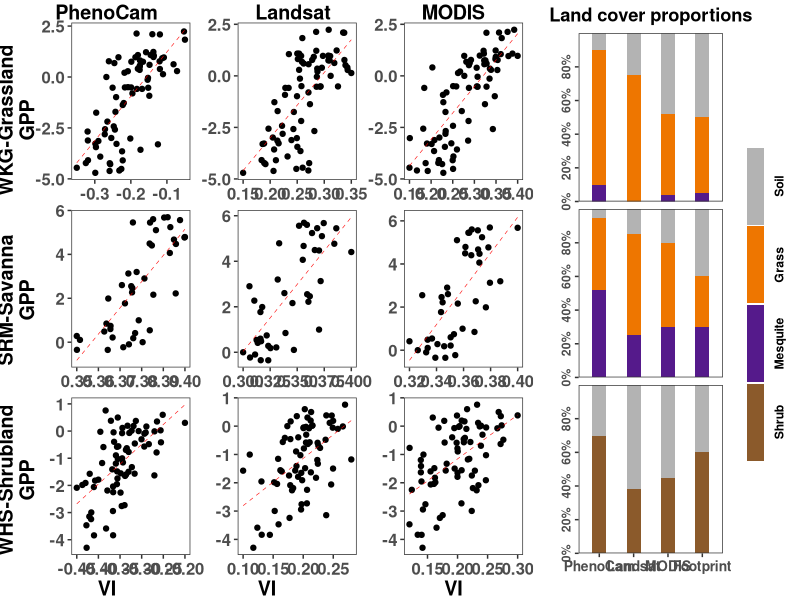

Reproduce this figure in R.
library(tidyverse)
library(cowplot)

#####################################
# Generate some similar looking data for the figures
generate_random_timeseries = function(n,initial_value,error){
  ts = rep(NA, n)
  ts[1] = initial_value
  for(t in 2:n){
    ts[t] = ts[t-1] + rnorm(1, mean=0, sd=error)
  }
  return(ts)
}

generate_correlated_timeseries = function(ts, error, scale_min, scale_max){
  n=length(ts)
  new_ts = ts + rnorm(n=n, mean=0, sd=error)
  return(scales::rescale(new_ts, to=c(scale_min,scale_max)))
}


# The data consist of 3 locations, each with a GPP measurement (y axis) and 3 correlated visual indexes (Phenocam, landsat, & MODIS)
grassland = data.frame(gpp = generate_random_timeseries(n=76, initial_value = 0, error = 0.5), site='grassland')
grassland$phenocam = generate_correlated_timeseries(grassland$gpp, error=2, scale_min=-0.35,scale_max = -0.05)
grassland$landsat = generate_correlated_timeseries(grassland$gpp, error=2, scale_min=0.15, scale_max = 0.35)
grassland$modis = generate_correlated_timeseries(grassland$gpp, error=2, scale_min=0.15, scale_max = 0.4)

savanna = data.frame(gpp = generate_random_timeseries(n=42, initial_value = 0, error = 0.5), site='savanna')
savanna$phenocam = generate_correlated_timeseries(savanna$gpp, error=2, scale_min=0.35,scale_max = 0.4)
savanna$landsat = generate_correlated_timeseries(savanna$gpp, error=2, scale_min=0.3, scale_max = 0.4)
savanna$modis = generate_correlated_timeseries(savanna$gpp, error=2, scale_min=0.32, scale_max = 0.4)

shrubland = data.frame(gpp = generate_random_timeseries(n=73, initial_value = 0, error = 0.5), site='shrubland')
shrubland$phenocam = generate_correlated_timeseries(shrubland$gpp, error=2, scale_min=-0.45,scale_max = -0.2)
shrubland$landsat = generate_correlated_timeseries(shrubland$gpp, error=2, scale_min=0.1, scale_max = 0.28)
shrubland$modis = generate_correlated_timeseries(shrubland$gpp, error=2, scale_min=0.12, scale_max = 0.3)

scatter_plot_data = grassland %>%
  bind_rows(savanna) %>%
  bind_rows(shrubland) %>%
  pivot_longer(cols=c(phenocam, landsat, modis), names_to = 'sensor', values_to = 'sensor_value')


#### Now eyeball the data for the barplots
barplot_data = tribble(
  ~site, ~sensor, ~landcover, ~percent,
  'grassland','PhenoCam','Mesquite',10,
  'grassland','PhenoCam','Grass',80,
  'grassland','PhenoCam','Soil',10,
  'grassland','Landsat','Mesquite',0,
  'grassland','Landsat','Grass',75,
  'grassland','Landsat','Soil',25,
  'grassland','MODIS','Mesquite',4,
  'grassland','MODIS','Grass',48,
  'grassland','MODIS','Soil',48,
  'grassland','Footprint','Mesquite',5,
  'grassland','Footprint','Grass',45,
  'grassland','Footprint','Soil',50,
  
  'savanna','PhenoCam','Mesquite',52,
  'savanna','PhenoCam','Grass',43,
  'savanna','PhenoCam','Soil',5,
  'savanna','Landsat','Mesquite',25,
  'savanna','Landsat','Grass',60,
  'savanna','Landsat','Soil',15,
  'savanna','MODIS','Mesquite',30,
  'savanna','MODIS','Grass',50,
  'savanna','MODIS','Soil',20,
  'savanna','Footprint','Mesquite',30,
  'savanna','Footprint','Grass',30,
  'savanna','Footprint','Soil',40,
  
  'shrubland','PhenoCam','Shrub',70,
  'shrubland','PhenoCam','Soil',30,
  'shrubland','Landsat','Shrub',38,
  'shrubland','Landsat','Soil',62,
  'shrubland','MODIS','Shrub',45,
  'shrubland','MODIS','Soil',55,
  'shrubland','Footprint','Shrub',60,
  'shrubland','Footprint','Soil',40
)


#############################################################3
# 1st the scatter plot
# 

sensor_values = c('phenocam','landsat','modis')
sensor_labels = c('PhenoCam','Landsat','MODIS')
site_values = c('grassland','savanna','shrubland')
site_labels = c('WKG-Grassland','SRM-Savanna','WHS-Shrubland')

scatter_plot_data$sensor = factor(scatter_plot_data$sensor, levels = sensor_values, labels = sensor_labels, ordered = T)
scatter_plot_data$site = factor(scatter_plot_data$site, levels = site_values, labels = site_labels, ordered = T)

# Here the best option for the 3x3 grid of plots is facet_wrap, since it handles all the alignment
# it is too usefull not to use. The labelling of the rows and columns as in the original figure is
# not possible with facet_wrap though. So here we'll essentially "turn off" the default labels 
# by setting strip.background and strip.text to element_blank(), and then adding the 6 row/column
# labels manually.

scatter_plot = ggplot(scatter_plot_data, aes(x=sensor_value, y=gpp)) + 
  geom_point() + 
  geom_smooth(method='lm', se=FALSE, linetype='dashed', color='red', size=0.2) + 
  facet_wrap(site~sensor, scales='free', strip.position = 'left') +
  theme_bw() + 
  theme(strip.background = element_blank(),
        strip.text = element_blank(),
        axis.title = element_blank(),
        panel.grid = element_blank(),
        axis.text = element_text(face='bold', size=12)) 

top_y = 0.98
left_x_site = 0.01
left_x_axis = 0.05
bottom_y = 0.02
scatter_plot_axis_labels = tribble(
  ~label,         ~x,      ~y,   ~angle,
  'WKG-Grassland', left_x_site, 0.8,  90,
  'SRM-Savanna',   left_x_site, 0.5,  90,
  'WHS-Shrubland', left_x_site, 0.2,  90,
  
  'GPP',           left_x_axis, 0.8,  90,
  'GPP',           left_x_axis, 0.5,  90,
  'GPP',           left_x_axis, 0.2,  90,
  
  'PhenoCam',      0.2,    top_y, 0,
  'Landsat',       0.55,    top_y, 0,
  'MODIS',         0.85,    top_y, 0,
  
  'VI',            0.2,    bottom_y, 0,
  'VI',            0.5,    bottom_y, 0,
  'VI',            0.85,    bottom_y, 0
)

# Insert the 3x3 scatter plot using draw_plot so it can be scaled slightly

scatter_plot_with_labels = ggdraw() +
  draw_plot(scatter_plot, scale=0.95, hjust = -0.02) +
  geom_text(data = scatter_plot_axis_labels, aes(x=x,y=y,label=label,angle=angle),
            hjust=0.5, fontface='bold', size=5)

##################################################
# The barplots

barplot_sensor_order = c('PhenoCam','Landsat','MODIS','Footprint')
barplot_data$sensor = factor(barplot_data$sensor, levels = barplot_sensor_order, ordered = TRUE)

barplot_landcover_details = tribble(
  ~landcover, ~fill_color,
  'Soil',     'grey70',
  'Grass',    'darkorange2',
  'Mesquite', 'purple4',
  'Shrub',    'tan4'
)

barplot_data$landcover = factor(barplot_data$landcover, levels=barplot_landcover_details$landcover, ordered = TRUE)

# This is "close enough" version of the bar plot. Replicating the original one from Yan 2019 exactly would
# be clumsy here, as the each of the 3 barplots would need to be done individually to each have their own 
# legend. 
barplot = ggplot(barplot_data, aes(x=sensor, y=percent, fill=landcover)) + 
  geom_col(width=0.4) +
  scale_fill_manual(values = barplot_landcover_details$fill_color) + 
  scale_y_continuous(breaks=c(0,20,40,60,80), labels = function(x){paste0(x,'%')}, expand=c(0,0)) + 
  facet_grid(site~.) + 
  theme_bw() + 
  theme(strip.background = element_blank(),
        strip.text = element_blank(),
        panel.grid = element_blank(),
        plot.title = element_text(face='bold', hjust=0.5),
        axis.text.x = element_text(face = 'bold', size=10),
        axis.text.y = element_text(face = 'bold', angle = 90, hjust=0.5),
        legend.key.height  = unit(20,'mm'),
        ) +
  labs(x='',y='',title='Land cover proportions') +
  guides(fill = guide_legend(direction = 'vertical', label.position = 'right', title='',
                             keyheight = unit(20,'mm'), keywidth = unit(5,'mm'),
                             label.theme = element_text(angle=90, hjust=0.5, face='bold')))

####################################
# And combine them

#TODO: A-I labels. R2 and n values

p=align_plots(scatter_plot_with_labels, barplot, align = 'v', axis='tb')
plot_grid(p[[1]], p[[2]], nrow=1, rel_widths = c(1,0.5))
